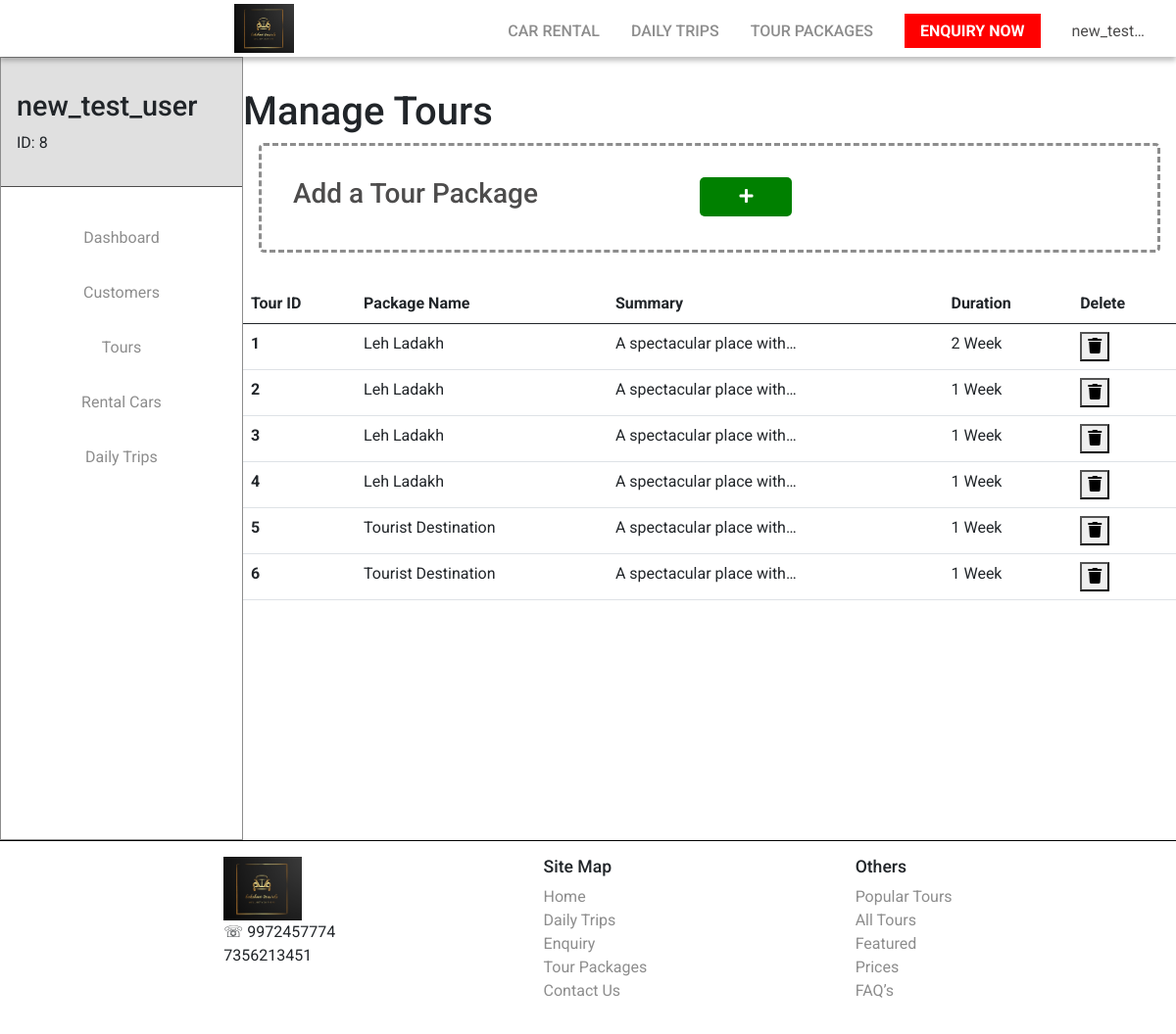
Screenshot of /admin_dashboard/tours/ (signed in) with the database file from the repository.
### lakshmi_travels/models.py (models this page shows, shortened)
class TourPackageDetails(models.Model):
    tour_id = models.IntegerField(default='0')
    package_name = models.CharField(default='Tourist Destination', max_length=100)
    summary = models.CharField(default = 'summary', max_length=400)
    duration = models.CharField(default = '1 Week', max_length=100)
    details = models.CharField(default = 'details', max_length=1000)
    tour_package_image = models.ImageField(default="tour_package.jpg", upload_to='tour_package_images')
    availability_status = models.BooleanField(default=True)

### lakshmi_travels/views.py (the view, shortened to what this page needs)
# urls.py: path('admin_dashboard/tours/', views.AdminDashBoardToursView, name='admin_dashboard_tours'),
@login_required
def AdminDashBoardToursView(request):
    all_tours = TourPackageDetails.objects.all()
    context = {
        'all_tours': all_tours,
    }
    return render(request, 'lakshmi_travels/admin_dashboard_tours.html', context)

### lakshmi_travels/templates/lakshmi_travels/admin_dashboard_tours.html (shortened to what this page needs)
{% extends 'lakshmi_travels/admin_dashboard.html' %}
{% block main-content %}
<h1>Manage Tours</h1>
<div class="add-new-item">
  <h3>Add a Tour Package</h3>
  <div class="add-button">
    <form method="POST" action="">
      <button type="submit"><i class="fa fa-plus"></i></button>
    </form>
  </div>
</div>
<section>
  <table class="table table-stoured table-hover">
    <thead>
      <tr>
        <th scope="col">Tour ID</th>
        <th scope="col">Package Name</th>
        <th scope="col">Summary</th>
        <th scope="col">Duration</th>
        <th scope="col">Delete</th>
      </tr>
    </thead>
    <tbody>
      {% for tour in all_tours %}
      <tr>
        <th scope="row">{{tour.tour_id}}</th>
        <td>{{tour.package_name}}</td>
        <td>{{tour.summary|truncatechars:25}}</td>
        <td>{{tour.duration}}</td>
        <td>
          <form id='event_delete_form{{tour.tour_id}}' method="POST" action="">
            <button onclick="deleteAlert('{{tour.tour_id}}','tour id: {{tour.tour_id}} {{tour.package_name}}')"
              class="delete_button" type="button"><i class="fas fa-trash "></i></button>
          </form>
        </td>
      </tr>
      {% endfor %}
    </tbody>
  </table>
</section>
{% endblock main-content %}

### lakshmi_travels/templates/lakshmi_travels/admin_dashboard.html (shortened to what this page needs)
{% extends 'lakshmi_travels/index.html' %}
 {% load static %}
 {% block heading%}
<!DOCTYPE html>
<html lang="en">
<head>
<link href="https://cdn.jsdelivr.net/npm/bootstrap@5.1.0/dist/css/bootstrap.min.css" rel="stylesheet">
    <link rel="stylesheet" href="{% static 'css/index.css' %}" type="text/css" media="screen" />
    <link rel="stylesheet" href="{% static 'css/admin_dashboard_daily_trips.css' %}" type="text/css" media="screen" />
<link rel="stylesheet" href="https://cdnjs.cloudflare.com/ajax/libs/font-awesome/4.7.0/css/font-awesome.min.css">
    <link rel="stylesheet" href="{% static 'css/customer_dashboard.css' %}" type="text/css" media="screen" />
    	<link rel="stylesheet" href="https://use.fontawesome.com/releases/v5.6.1/css/all.css"
>
</head>
{% endblock heading%} {% block body%}
<body>
    {% block navigation %}
     {{block.super}}
      {% endblock navigation %}
    <div class="main-container">
        <div class="sidebar">
            <div class="heading">
                <h2>{{user.username}}</h2>
                <p>ID: {{user.id}}</p>
            </div>
            <div class="sidebar-body">
                <ul>
                    <li><a href="{% url 'lakshmi_travels:admin_dashboard' %}">Dashboard</a></li>
                    <li><a href="{% url 'lakshmi_travels:admin_dashboard_customers' %}">Customers</a></li>
                    <li><a href="{% url 'lakshmi_travels:admin_dashboard_tours' %}">Tours</a></li>
                    <li><a href="{% url 'lakshmi_travels:admin_dashboard_rental_cars' %}">Rental Cars</a></li>
                    <li><a href="{% url 'lakshmi_travels:admin_dashboard_daily_trips' %}">Daily Trips</a></li>
                </ul>
            </div>
        </div>
        <div class="main-content">
        {% block main-content %}{% endblock main-content %}
        </div>
    </div>
    {% block footer%}
     {{ block.super }}
      {% endblock footer%}
</body>
{% endblock body%}

### lakshmi_travels/templates/lakshmi_travels/index.html (shortened to what this page needs)
{% load static %}
{% block heading %}{% endblock heading%}
{% block body%}
  {% block navigation %}
  <header>
    <div class="home_image">
      <a href="{% url 'lakshmi_travels:home_view' %}"><img src="{% static 'images/home_page/main_logo.jpeg' %}"
          alt="Lakshmi Travels Logo" /></a>
    </div>
    <nav>
      <ul>
        <li>
          <a href="{% url 'lakshmi_travels:home_view' %}#main-business-section">Car Rental</a>
        </li>
        <li>
          <a href="{% url 'lakshmi_travels:daily_trip' %}">Daily Trips</a>
        </li>
        <li>
          <a href="{% url 'lakshmi_travels:tour_packages' %}">Tour Packages</a>
        </li>
        <li>
          <a class="nav-cta" href="{% url 'lakshmi_travels:enquiry_page' %}">Enquiry Now</a>
        </li>
        {% if user.is_authenticated %}
        <li>
          <div class="dropdown">
            <span>{{user.username|truncatechars:9 }}</span>
          </div>
        </li>
        {% endif %}
      </ul>
    </nav>
  </header>
  {% endblock navigation %}
  {% block footer%}
  <footer>
    <div class="">
      <img class="logo-img" src="{% static 'images/home_page/main_logo.jpeg' %}" alt="" />
      <p>
        &#9743; 9972457774 <br />
        7356213451
      </p>
    </div>
    <div>
      <h3>Site Map</h3>
      <ul>
        <li><a href="{% url 'lakshmi_travels:home_view' %}"> Home</a></li>
        <li>
          <a href="{% url 'lakshmi_travels:daily_trip' %}">Daily Trips</a>
        </li>
        <li>
          <a href="{% url 'lakshmi_travels:enquiry_page' %}">Enquiry</a>
        </li>
        <li>
          <a href="{% url 'lakshmi_travels:tour_packages' %}">Tour Packages</a>
        </li>
        <li><a href="">Contact Us</a></li>
      </ul>
    </div>
    <div>
      <h3>Others</h3>
      <ul>
        <li><a href="">Popular Tours</a></li>
        <li><a href="">All Tours</a></li>
        <li><a href="">Featured</a></li>
        <li><a href="">Prices</a></li>
        <li><a href="">FAQ’s</a></li>
      </ul>
    </div>
  </footer>
  {% endblock footer%}
{% endblock body%}
</html>

### lakshmi_travels/static/css/index.css (style rules this page uses)
*, *::before, *::after { box-sizing: border-box; }
:root { --clr-white: white; --clr-light: #8d8d8d; --clr-medium: #4d4c4c; --clr-dark: black; --clr-cta: #ff0000; --ft-content: "Roboto", sans-serif; }
body { margin: 0; padding: 0; font-family: "Roboto", sans-serif; }
header { background-color: white; text-align: right; position: sticky; top: 0; z-index: 999; width: 100%; padding-top: 0.25em; padding-bottom: 0.25em; background-image: linear-gradient( 180deg, rgba(255, 255, 255, 0) 0%, rgba(249, 218, 218, 0) 100% ); transition: background-image 0.2s ease-in-out; margin: 0; box-shadow: 0px 4px 5px rgba(0, 0, 0, 0.25); }
header img { height: 50px; position: relative; width: auto; right: 0; }
nav { text-align: center; position: absolute; background-color: white; width: 100%; top: 100%; left: 0; transform: scale(1, 0); transform-origin: top; transition: transform 250ms ease-in-out; }
nav ul { margin: 0; padding: 0; list-style: none; }
nav li { margin-left: 1em; margin-bottom: 1em; margin-top: 1em; }
nav li a { text-decoration: none; color: var(--clr-light); font-size: 1.1em; font-weight: 700; font-family: "Roboto", sans-serif; text-transform: uppercase; }
nav .nav-cta { background-color: var(--clr-cta); color: white; padding: 0.5em 1em; font-weight: 700; }
img { width: 100%; }
.dropdown { position: relative; display: inline-block; color: var(--clr-medium); }
@media screen and (min-width: 40em) { header { display: grid; grid-template-columns: 1fr auto minmax(600px, 3fr); } }
@media screen and (min-width: 40em) { header nav { text-align: right; all: unset; grid-column: 3/4; grid-row: 1; display: flex; justify-content: flex-end; padding-right: 2em; } }
@media screen and (min-width: 40em) { header ul { display: flex; } }
@media screen and (min-width: 40em) { header li { margin-left: 2em; margin-bottom: 0; } }
@media screen and (min-width: 40em) { header li a { font-weight: 500; font-size: 1rem; position: relative; transform: scale(1); transition: transform 200ms ease-in; } }
@media screen and (min-width: 40em) { header li a::before { content: ""; display: block; height: 2px; background-color: var(--clr-medium); position: absolute; bottom: -0.6em; left: 0; right: 0; transform: scale(0, 1); transform-origin: center; transition: transform 200ms ease-in; } }
footer { background-color: white; padding: 1em; display: flex; border-top: 1px solid black; justify-content: space-evenly; }
footer .logo-img { width: 80px; }
footer h3 { font-size: 1.1rem; }
footer ul { list-style: none; padding: 0; }
footer li { margin: 0; }
footer a { text-decoration: none; font-family: "Roboto", sans-serif; color: var(--clr-light); }

### lakshmi_travels/static/css/admin_dashboard_daily_trips.css (style rules this page uses)
.add-new-item { padding: 2em; display: flex; border: 3px dashed var(--clr-light); border-radius: 5px; margin:0 1em; margin-bottom: 2em; }
.add-new-item h3 { color: var(--clr-medium); }
.add-new-item .add-button { width: 50%; }
.add-new-item button { background-color: green; border: none; border-radius: 5px; font-size: 1rem; padding:.5em 2.5em; cursor: pointer; display: block; margin: 0 auto; color:white; }

### lakshmi_travels/static/css/customer_dashboard.css (style rules this page uses)
.main-container { display: flex; position: relative; width: 100%; justify-content: space-between; }
.sidebar { width: 250px; height: 100vh; border:1px solid var(--clr-light); position: sticky; top: 0; }
.sidebar .heading { padding: 1em; padding-top: 2em; background-color: rgb(224, 224, 224); border-bottom: 1px solid var(--clr-medium); }
.sidebar h2 { font-size: 1.8rem; }
.sidebar .sidebar-body { padding: 1em; }
.sidebar .sidebar-body ul { padding-left: 0; list-style: none; }
.sidebar .sidebar-body li { margin: 1em 0; width: 100%; }
.sidebar .sidebar-body a { display: block; text-decoration: none; font-family: 'Roboto', sans-serif; text-align: center; padding: .5em 1em; font-size: 1em; background-color: white; color: var(--clr-light); }
.main-content { padding-top: 2em; width: 80%; }

### rows the page displays
TourPackageDetails: tour_id "1", package_name "Leh Ladakh", summary "A spectacular place with…", duration "2 Week"
TourPackageDetails: tour_id "2", package_name "Leh Ladakh", summary "A spectacular place with…", duration "1 Week"
TourPackageDetails: tour_id "3", package_name "Leh Ladakh", summary "A spectacular place with…", duration "1 Week"
TourPackageDetails: tour_id "4", package_name "Leh Ladakh", summary "A spectacular place with…", duration "1 Week"
TourPackageDetails: tour_id "5", package_name "Tourist Destination", summary "A spectacular place with…", duration "1 Week"
TourPackageDetails: tour_id "6", package_name "Tourist Destination", summary "A spectacular place with…", duration "1 Week"

### other values shown
{{ user.username|truncatechars:9 }} "new_test…"
{{ user.username }} "new_test_user"
{{ user.id }} "8"
